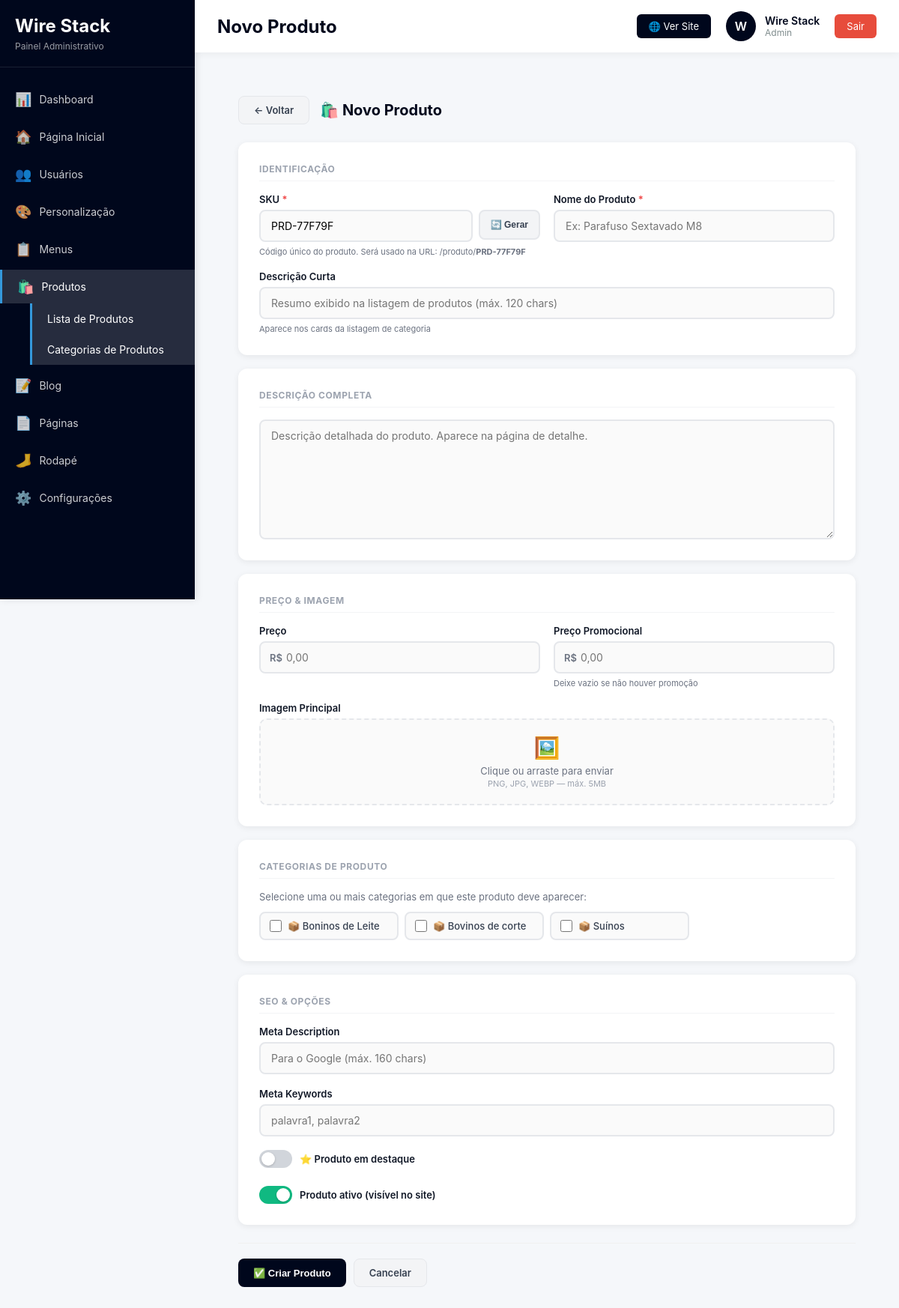
/admin/produtos/criar.php (signed in), run on the app's committed database.
### tables this page shows
CREATE TABLE IF NOT EXISTS `categorias_produtos` (
  `id` int NOT NULL AUTO_INCREMENT,
  `nome` varchar(200) NOT NULL,
  `slug` varchar(200) NOT NULL,
  `descricao` text,
  `imagem` varchar(500) DEFAULT NULL,
  `meta_description` varchar(255) DEFAULT NULL,
  `meta_keywords` varchar(255) DEFAULT NULL,
  `ordem` int DEFAULT '0',
  `ativo` tinyint(1) DEFAULT '1',
  `created_at` timestamp NULL DEFAULT CURRENT_TIMESTAMP,
  `updated_at` timestamp NULL DEFAULT CURRENT_TIMESTAMP ON UPDATE CURRENT_TIMESTAMP,
  PRIMARY KEY (`id`),
  UNIQUE KEY `slug_unique` (`slug`)
);

### admin/produtos/criar.php (the view, shortened to what this page needs)
<?php
$db = getDB();
$categorias = $db->query("SELECT id, nome FROM categorias_produtos WHERE ativo = 1 ORDER BY nome")->fetchAll();
function gerarSKU(PDO $db): string {
    do {
        $sku = 'PRD-' . strtoupper(substr(md5(uniqid()), 0, 6));
        $chk = $db->prepare("SELECT id FROM produtos WHERE sku = ?");
        $chk->execute([$sku]);
    } while ($chk->fetch());
    return $sku;
}
$sku_sugerido = gerarSKU($db);
$nome = $sku = $descricao_curta = $descricao = $imagem_principal = '';
$preco = $preco_promocional = '';
$meta_description = $meta_keywords = '';
$destaque = 0; $ativo = 1;
$cats_sel = [];
include __DIR__ . '/../includes/header.php';
include __DIR__ . '/../includes/sidebar.php';
?>
<main class="content">
<div class="pg-wrap">
    <div class="pg-header">
        <a href="<?= BASE_URL ?>/admin/produtos/index.php" class="btn btn-ghost">← Voltar</a>
        <h2>🛍️ Novo Produto</h2>
    </div>
    <form method="POST">
    <div class="card">
        <p class="section-title">Identificação</p>
        <div class="form-grid">
            <div class="fg">
                <label>SKU <span class="req">*</span></label>
                <div class="sku-box">
                    <input type="text" name="sku" id="inp-sku" class="fc" value="<?= htmlspecialchars($sku ?: $sku_sugerido) ?>" required placeholder="PRD-ABC123" style="text-transform:uppercase">
                    <button type="button" class="btn-gen" onclick="gerarSku()">🔄 Gerar</button>
                </div>
                <span class="hint">Código único do produto. Será usado na URL: /produto/<strong id="sku-url-prev"><?= htmlspecialchars($sku ?: $sku_sugerido) ?></strong></span>
            </div>
            <div class="fg">
                <label>Nome do Produto <span class="req">*</span></label>
                <input type="text" name="nome" class="fc" value="<?= htmlspecialchars($nome) ?>" required placeholder="Ex: Parafuso Sextavado M8">
            </div>
            <div class="fg full">
                <label>Descrição Curta</label>
                <input type="text" name="descricao_curta" class="fc" value="<?= htmlspecialchars($descricao_curta) ?>" placeholder="Resumo exibido na listagem de produtos (máx. 120 chars)" maxlength="120">
                <span class="hint">Aparece nos cards da listagem de categoria</span>
            </div>
        </div>
    </div>
    <div class="card">
        <p class="section-title">Descrição Completa</p>
        <div class="fg full">
            <textarea name="descricao" class="fc" style="min-height:160px" placeholder="Descrição detalhada do produto. Aparece na página de detalhe."><?= htmlspecialchars($descricao) ?></textarea>
        </div>
    </div>
    <div class="card">
        <p class="section-title">Preço & Imagem</p>
        <div class="form-grid">
            <div class="fg">
                <label>Preço</label>
                <div class="preco-wrap"><span>R$</span>
                    <input type="number" name="preco" class="fc" value="<?= htmlspecialchars($preco) ?>" min="0" step="0.01" placeholder="0,00">
                </div>
            </div>
            <div class="fg">
                <label>Preço Promocional</label>
                <div class="preco-wrap"><span>R$</span>
                    <input type="number" name="preco_promocional" class="fc" value="<?= htmlspecialchars($preco_promocional) ?>" min="0" step="0.01" placeholder="0,00">
                </div>
                <span class="hint">Deixe vazio se não houver promoção</span>
            </div>
            <div class="fg full">
                <label>Imagem Principal</label>
                <div class="upzone">
                    <div style="font-size:28px;margin-bottom:6px">🖼️</div>
                    <div style="font-size:13px;color:#6b7280">Clique ou arraste para enviar</div>
                    <div style="font-size:11px;color:#9ca3af;margin-top:2px">PNG, JPG, WEBP — máx. 5MB</div>
                </div>
            </div>
        </div>
    </div>
    <div class="card">
        <p class="section-title">Categorias de Produto</p>
        <p style="font-size:13px;color:#6b7280;margin-bottom:12px">Selecione uma ou mais categorias em que este produto deve aparecer:</p>
        <?php if (empty($categorias)): ?>
            <div style="background:#fffbeb;padding:12px 16px;border-radius:8px;border-left:4px solid #f59e0b;font-size:13px;color:#92400e">
                ⚠️ Nenhuma categoria de produto ativa. <a href="<?= BASE_URL ?>/admin/categorias_produtos/criar.php" style="color:#92400e;font-weight:700">Criar categoria →</a>
            </div>
        <?php else: ?>
        <div class="cats-grid">
            <?php foreach ($categorias as $c): ?>
            <label class="cat-check <?= in_array($c['id'], $cats_sel) ? 'checked' : '' ?>">
                <input type="checkbox" name="categorias[]" value="<?= $c['id'] ?>" <?= in_array($c['id'], $cats_sel) ? 'checked' : '' ?> onchange="this.closest('.cat-check').classList.toggle('checked',this.checked)">
                <span>📦 <?= htmlspecialchars($c['nome']) ?></span>
            </label>
            <?php endforeach; ?>
        </div>
        <?php endif; ?>
    </div>
    <div class="card">
        <p class="section-title">SEO & Opções</p>
        <div class="form-grid">
            <div class="fg full">
                <label>Meta Description</label>
                <input type="text" name="meta_description" class="fc" value="<?= htmlspecialchars($meta_description) ?>" maxlength="160" placeholder="Para o Google (máx. 160 chars)">
            </div>
            <div class="fg full">
                <label>Meta Keywords</label>
                <input type="text" name="meta_keywords" class="fc" value="<?= htmlspecialchars($meta_keywords) ?>" placeholder="palavra1, palavra2">
            </div>
            <div class="fg full" style="display:flex;gap:24px;flex-wrap:wrap">
                <div class="tog-wrap">
                    <label class="tog"><input type="checkbox" name="destaque" <?= $destaque ? 'checked' : '' ?>><span class="tog-s"></span></label>
                    <span class="tog-label">⭐ Produto em destaque</span>
                </div>
                <div class="tog-wrap">
                    <label class="tog"><input type="checkbox" name="ativo" <?= $ativo ? 'checked' : '' ?>><span class="tog-s"></span></label>
                    <span class="tog-label">Produto ativo (visível no site)</span>
                </div>
            </div>
        </div>
    </div>
    <div class="form-actions">
        <button type="submit" class="btn btn-dark">✅ Criar Produto</button>
        <a href="<?= BASE_URL ?>/admin/produtos/index.php" class="btn btn-ghost">Cancelar</a>
    </div>
    </form>
</div>
</main>
<?php include __DIR__ . '/../includes/footer.php'; ?>

### admin/assets/css/dashboard.css (style rules this page uses)
* { margin: 0; padding: 0; box-sizing: border-box; }
body { font-family: -apple-system, BlinkMacSystemFont, 'Segoe UI', Roboto, Oxygen, Ubuntu, Cantarell, sans-serif; background: #f5f7fa; color: #333; }
.content { margin-left: 260px; margin-top: 70px; padding: 30px; min-height: calc(100vh - 70px); }
.card { background: white; padding: 25px; border-radius: 12px; box-shadow: 0 2px 10px rgba(0,0,0,0.05); transition: transform 0.3s, box-shadow 0.3s; }
.btn { display: inline-block; padding: 12px 24px; background: #00071c; color: white; text-decoration: none; border-radius: 8px; font-weight: 600; font-size: 14px; transition: all 0.3s; border: none; cursor: pointer; }

### admin/produtos/criar.php (style rules this page uses)
:root { --brand:#00071c;--accent:#4f6ef7;--ok:#10b981;--err:#ef4444;--border:#e5e7eb;--muted:#6b7280 }
.pg-wrap { padding:28px;max-width:900px }
.pg-header { display:flex;align-items:center;gap:14px;margin-bottom:24px }
.pg-header h2 { font-size:20px;font-weight:700;color:var(--brand) }
.card { background:#fff;border-radius:12px;box-shadow:0 2px 8px rgba(0,0,0,.07);padding:28px;margin-bottom:18px }
.section-title { font-size:12px;font-weight:700;text-transform:uppercase;letter-spacing:.6px;color:#9ca3af;margin:0 0 16px;padding-bottom:8px;border-bottom:1px solid #f3f4f6 }
.form-grid { display:grid;grid-template-columns:1fr 1fr;gap:18px }
.fg { display:flex;flex-direction:column;gap:6px }
.fg.full { grid-column:1/-1 }
.fg label { font-size:13px;font-weight:600;color:#111827 }
.req { color:var(--err) }
.fc { padding:11px 14px;border:2px solid var(--border);border-radius:8px;font-size:14px;font-family:inherit;background:#fafafa;transition:border-color .2s;width:100%;box-sizing:border-box }
textarea.fc { resize:vertical;min-height:90px }
.hint { font-size:11px;color:var(--muted) }
.sku-box { display:flex;gap:8px;align-items:flex-start }
.sku-box input { flex:1 }
.btn-gen { padding:11px 14px;background:#f3f4f6;border:2px solid var(--border);border-radius:8px;font-size:12px;font-weight:700;cursor:pointer;color:#374151;white-space:nowrap;transition:all .15s }
.upzone { border:2px dashed var(--border);border-radius:10px;padding:20px;text-align:center;cursor:pointer;background:#fafafa;position:relative;transition:all .2s }
.cats-grid { display:grid;grid-template-columns:repeat(auto-fill,minmax(180px,1fr));gap:8px;margin-top:4px }
.cat-check { display:flex;align-items:center;gap:8px;padding:9px 12px;border:2px solid var(--border);border-radius:8px;cursor:pointer;transition:all .15s;background:#fafafa }
.cat-check input { width:16px;height:16px;cursor:pointer;accent-color:var(--accent) }
.cat-check span { font-size:13px;font-weight:500;color:#374151 }
.tog-wrap { display:flex;align-items:center;gap:10px }
.tog { position:relative;width:44px;height:24px;flex-shrink:0 }
.tog-s { position:absolute;inset:0;border-radius:24px;background:#d1d5db;cursor:pointer;transition:background .2s }
.tog-s:before { content:'';position:absolute;width:18px;height:18px;border-radius:50%;background:#fff;left:3px;top:3px;transition:transform .2s;box-shadow:0 1px 3px rgba(0,0,0,.2) }
.tog input:checked+.tog-s { background:var(--ok) }
.tog input:checked+.tog-s:before { transform:translateX(20px) }
.tog-label { font-size:13px;font-weight:600;color:#111827 }
.form-actions { display:flex;gap:10px;margin-top:24px;padding-top:20px;border-top:1px solid #f0f0f0 }
.btn { display:inline-flex;align-items:center;gap:6px;padding:10px 20px;border:none;border-radius:8px;font-size:13px;font-weight:600;cursor:pointer;text-decoration:none;transition:all .18s }
.btn-dark { background:var(--brand);color:#fff }
.btn-ghost { background:#f3f4f6;color:#374151;border:1px solid var(--border) }
.preco-wrap { position:relative }
.preco-wrap span { position:absolute;left:14px;top:50%;transform:translateY(-50%);color:var(--muted);font-size:13px;font-weight:600;pointer-events:none }
.preco-wrap input { padding-left:34px }

### data on the page
categorias_produtos: nome "Boninos de Leite"
categorias_produtos: nome "Bovinos de corte"
categorias_produtos: nome "Suínos"

### other printed values
$page_title "Novo Produto"
substr($user_name, 0, 1) "W"
$user_name "Wire Stack"
$user_role "Admin"
$sku ?: $sku_sugerido "PRD-77F79F"
